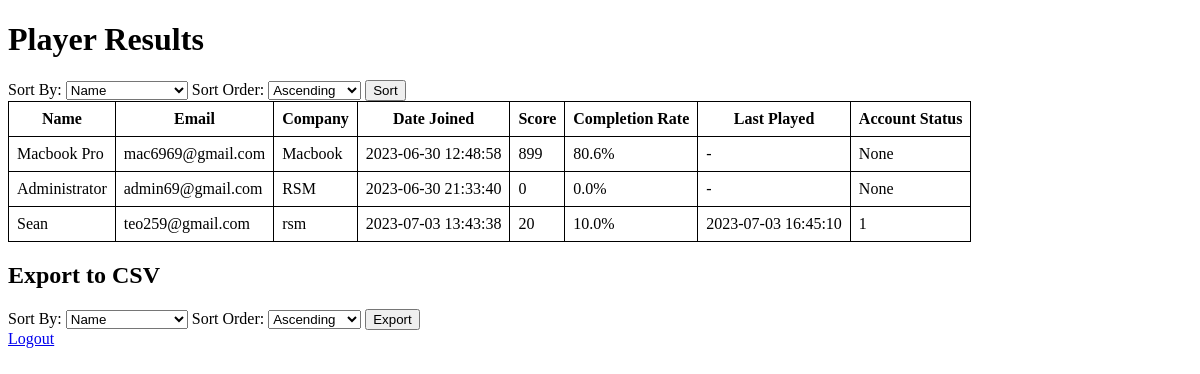
Page / (signed in) on the earlier database version.
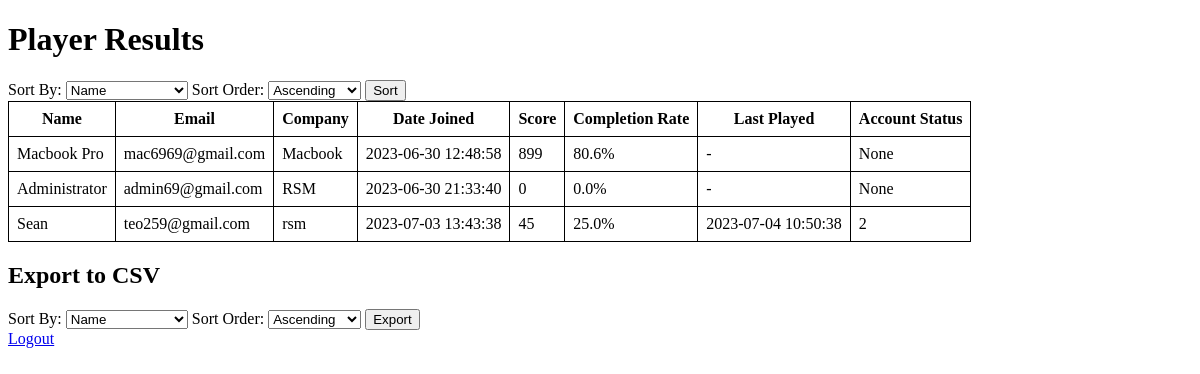
Same page on the later database version.
### tables this page shows
CREATE TABLE "PlayerProgress" (
	"username"	TEXT NOT NULL UNIQUE,
	"name"	TEXT,
	"company"	TEXT,
	"date_joined"	TEXT,
	"points"	INTEGER,
	"comp_rate"	REAL,
	"last_played"	TEXT,
	"se_correct"	INTEGER,
	"se_completed"	INTEGER,
	"policy_correct"	INTEGER,
	"policy_completed"	INTEGER,
	"breakdown"	TEXT,
	"accountStatus"	TEXT, has_interacted TEXT,
	PRIMARY KEY("username")
);

### ScoringPortal.py (the view)
@app.route('/')
def home():
    if 'username' in session:
        conn = sqlite3.connect(database)
        cursor = conn.cursor()
        cursor.execute("SELECT * FROM PlayerProgress")
        users = cursor.fetchall()
        conn.close()
        print("No. of fetched player records..."+str(len(users)))
        return render_template("index.html", users=users)
    else:
        return redirect('/login')

### templates/index.html (shortened to what this page needs)
<!DOCTYPE html>
<html>
<head>
</head>
<body>
    <h1>Player Results</h1>
    <form action="/sort" method="POST">
        <label for="sort_by_sort">Sort By:</label>
        <select name="sort_by_sort" id="sort_by_sort">
            <option value="name">Name</option>
        </select>
        <label for="sort_order_sort">Sort Order:</label>
        <select name="sort_order_sort" id="sort_order_sort">
            <option value="ASC">Ascending</option>
        </select>
        <input type="submit" value="Sort">
    </form>
    <table>
        <thead>
            <tr>
                <th>Name</th>
                <th>Email</th>
                <th>Company</th>
                <th>Date Joined</th>
                <th>Score</th>
                <th>Completion Rate</th>
                <th>Last Played</th>
                <th>Account Status</th>
            </tr>
        </thead>
        <tbody>
            {% for user in users %}
            <tr>
                <td>{{ user[1] }}</td>
                <td>{{ user[0] }}</td>
                <td>{{ user[2] }}</td>
                <td>{{ user[3] }}</td>
                <td>{{ user[4] }}</td>
                <td>{{ user[5] ~ "%" }}</td>
                <td>{{ user[6] }}</td>
                <td>{{ user[7] }}</td>
            </tr>
            {% endfor %}
        </tbody>
    </table>
    <h2>Export to CSV</h2>
    <form action="/export" method="POST">
        <label for="sort_by_export">Sort By:</label>
        <select name="sort_by_export" id="sort_by_export">
            <option value="name">Name</option>
        </select>
        <label for="sort_order_export">Sort Order:</label>
        <select name="sort_order_export" id="sort_order_export">
            <option value="ASC">Ascending</option>
        </select>
        <input type="submit" value="Export">
    </form>
    <a href="/logout" class="my-button">Logout</a>
</body>
</html>

### templates/index.html (style rules this page uses)
table { border-collapse: collapse; }
th, td { border: 1px solid black; padding: 8px; }

Differences in the rows shown:
changed PlayerProgress "Sean": points "20" → "45"; comp_rate "10.0%" → "25.0%"; last_played "2023-07-03 16:45:10" → "2023-07-04 10:50:38"; se_correct "1" → "2"
